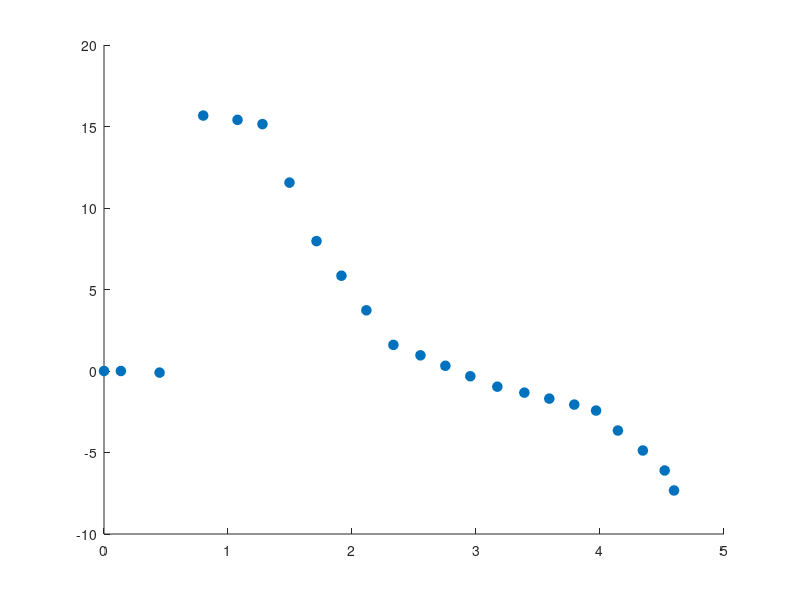

Write the MATLAB code that produced this figure. (Note: this script raises an error after producing the figure.)
clc

% Data for positions and twist angles
positions = [
    0, 0.136, 0.4481, 0.8001, 1.0767, 1.2779, 1.4958, 1.7137, 1.9149, 2.116, ...
    2.334, 2.552, 2.753, 2.9542, 3.1721, 3.39, 3.5912, 3.7924, 3.9684, 4.1444, ...
    4.3456, 4.5216, 4.597
];

angles = [
    0, 0, 0, 0, 0, 0, 0, 0, 0;
    0, 0, 0, 0, 0, 0, 0, 0, 0;
    -0.098, -0.098, -0.098, -0.098, -0.098, -0.098, -0.098, -0.098, -0.098;
    15.6705, 14.3956, 23.5589, 28.3914, 24.1554, 27.7957, 30.5284, 31.5753, 36.5962;
    15.4087, 13.0777, 17.5893, 23.9619, 21.4265, 24.7895, 27.5979, 28.9475, 32.8829;
    15.1469, 11.7599, 11.6198, 19.5324, 18.6977, 21.7833, 24.6675, 26.3197, 29.1697;
    11.5575, 11.0272, 11.2435, 16.9635, 15.9689, 18.7771, 21.7370, 23.6919, 25.4564;
    7.968, 10.2945, 10.8672, 14.3947, 13.2401, 15.7710, 18.8065, 21.0642, 21.7432;
    5.8462, 7.5471, 10.681, 13.5584, 12.2359, 14.5127, 17.4861, 19.4248, 20.2981;
    3.7244, 4.7997, 10.4947, 12.7221, 11.2318, 13.2544, 16.1656, 17.7854, 18.8531;
    1.6026, 2.0523, 10.3085, 11.8858, 10.2276, 11.9962, 14.8452, 16.146, 17.4081;
    0.9617, 1.3347, 7.335, 8.7709, 9.2234, 10.7379, 13.5247, 14.5067, 15.963;
    0.3207, 0.6171, 4.3615, 5.6561, 8.2193, 9.4797, 12.2043, 12.8673, 14.518;
    -0.3202, -0.1005, 1.3881, 2.5412, 7.8323, 9.0886, 11.6502, 12.5378, 14.4166;
    -0.9611, -0.8181, -1.5854, -0.5736, 7.4453, 8.6975, 11.0962, 12.2082, 14.3152;
    -1.3274, -1.1741, -1.7252, -0.8972, 7.0583, 8.3065, 10.5421, 11.8787, 14.2138;
    -1.6938, -1.5302, -1.865, -1.2207, 6.6713, 7.9154, 9.9881, 11.5491, 14.1124;
    -2.0601, -1.8863, -2.0048, -1.5442, 6.2843, 7.5244, 9.4341, 11.2196, 14.0111;
    -2.4265, -2.2423, -2.1446, -1.8677, 5.8974, 7.1333, 8.88, 10.89, 13.9097;
    -3.6521, -2.368, -2.4604, -2.2064, 5.6476, 6.8675, 8.7025, 10.6464, 12.762;
    -4.8777, -2.4937, -2.7762, -2.545, 5.3978, 6.6016, 8.5249, 10.4028, 11.6143;
    -6.1033, -2.6194, -3.092, -2.8837, 5.148, 6.3358, 8.3474, 10.1591, 10.4666;
    -7.329, -2.7451, -3.4078, -3.2224, 4.8982, 6.07, 8.1699, 9.9155, 9.3189
];

wind_speeds = 5:13;

% Fit and plot rational fits for each wind speed
figure;
hold on;
colors = lines(length(wind_speeds)); % Generate unique colors
markers = {'o', 's', '^', 'd', 'p', 'h', 'v', '<', '>', '*', 'x', '+', '>'}; % Different markers

coeff_matrix = [];

% Starting points for the rational function (2/2)
start_points = [-5.9866, 17.9690, -4.7276, -1.8453, 1.2805];

for i = 1:length(wind_speeds)
    speed_data = angles(:, i);
    
    % Plot original points with the same color as the fit line and filled markers
    scatter(positions, speed_data, 50, 'filled', 'MarkerFaceColor', colors(i, :), ...
        'MarkerEdgeColor', colors(i, :), 'Marker', markers{i}, ...
        'DisplayName', sprintf('%d m/s', wind_speeds(i)));
    
    % Fit rational function (2/2) with starting points
    fit_type = 'rat22';
    custom_fit = fit(positions(:), speed_data(:), fit_type, 'StartPoint', start_points);
    
    % Evaluate the custom fit
    x_fit = linspace(min(positions), max(positions), 500);
    y_fit = feval(custom_fit, x_fit);
    
    % Plot the custom fit
    plot(x_fit, y_fit, 'LineWidth', 1.5, 'Color', colors(i, :), ...
        'DisplayName', sprintf('Rational Fit (2/2) for %d m/s', wind_speeds(i)));
    
    % Get the coefficients and add to the matrix
    coeffs = coeffvalues(custom_fit);
    coeff_matrix = [coeff_matrix; coeffs];
end

% Print the coefficients matrix
disp('Coefficients matrix:');
disp(coeff_matrix);

% Labels and legend
xlabel('Position (m)', 'FontSize', 16);
ylabel('Twist Angle (degrees)', 'FontSize', 16);
legend('Location', 'northeast');
title('Rational Function Fits (2/2) for All Wind Speeds');
hold off;